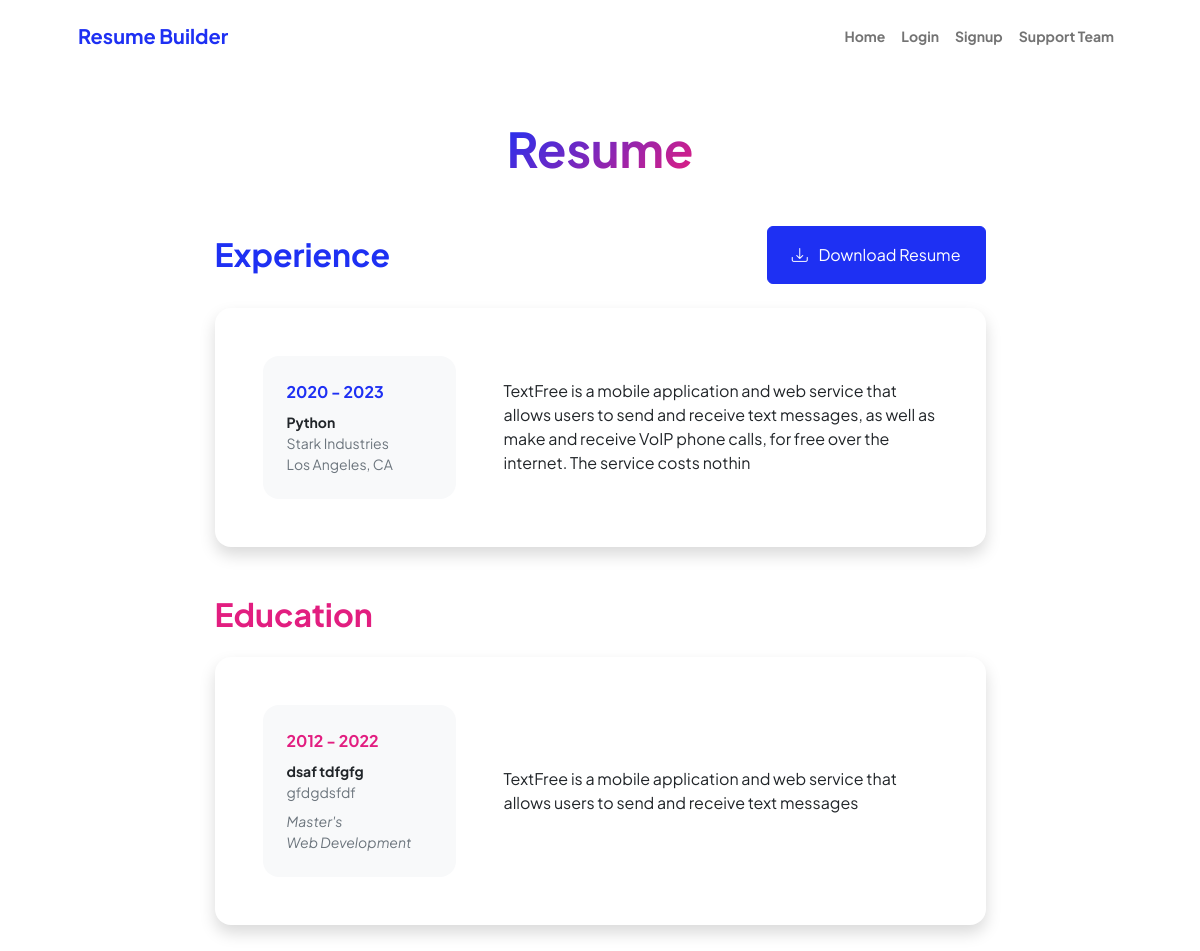
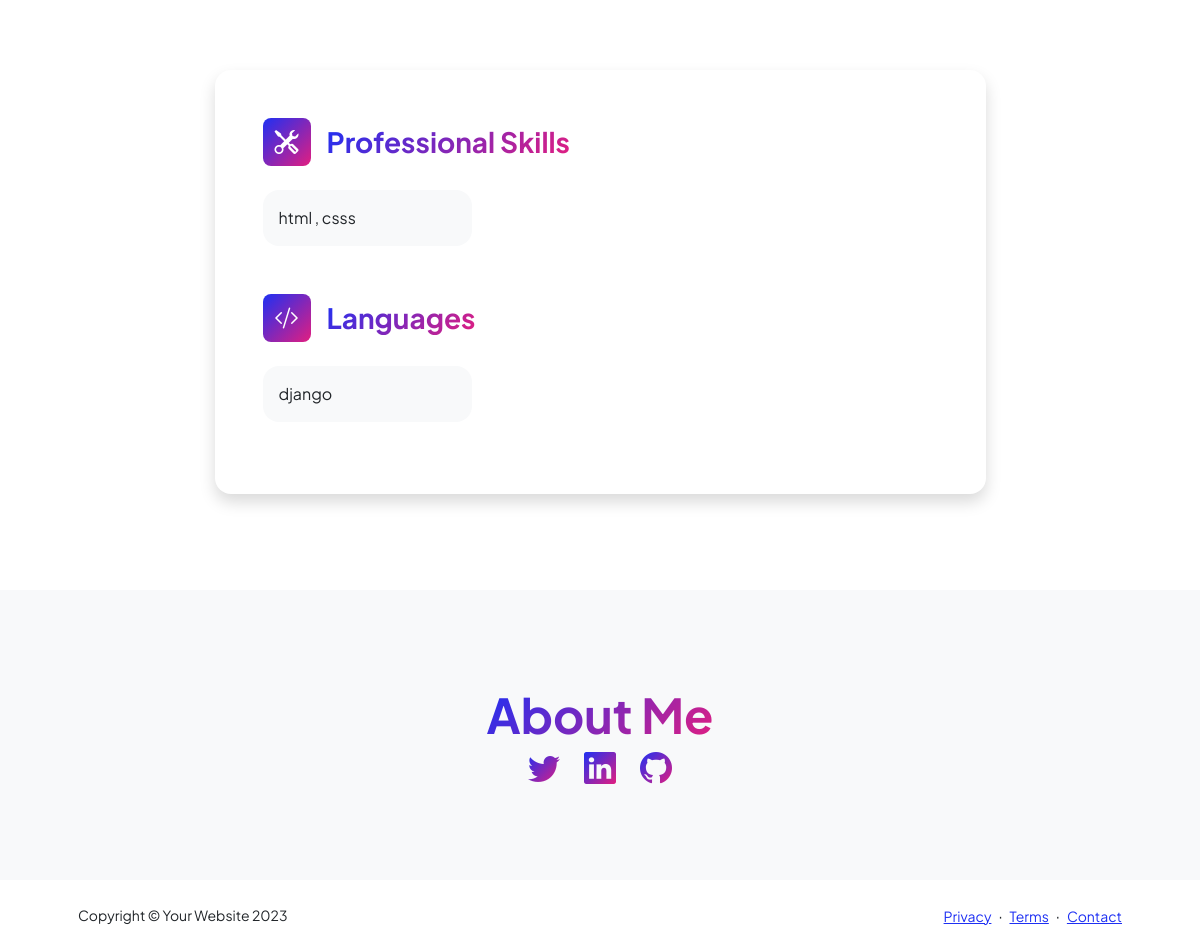
Page /resumes/ on the committed database (2 pictures, top to bottom).
### progarmmer/models.py (models this page shows, shortened)
class Resume(models.Model):
    experiencename = models.CharField(max_length=20)
    aboutexperience = models.TextField(max_length=200)
    startyear = models.DateField(default=timezone.now)
    endyear = models.DateField(default=timezone.now)
    nameinstitute = models.CharField(max_length=20)
    startyear_education = models.DateField(default=timezone.now)
    endyear_education = models.DateField(default=timezone.now)
    namecity = models.CharField(max_length=20, default='null')
    abuotinstitute = models.TextField(max_length=100)
    professional_skill = models.CharField(max_length=100)
    language = models.CharField(max_length=100)

### progarmmer/views.py (the view)
# urls.py: path('resumes/', ResumeView.as_view(), name='resume'),
class ResumeView(ListView):
    model = Resume
    template_name = 'Resume.html'

### templates/Resume.html (shortened to what this page needs)
{% extends "base.html" %}
{% load static %}
{% block content %}
<div class="container px-5 my-5">
    <div class="text-center mb-5">
        <h1 class="display-5 fw-bolder mb-0"><span class="text-gradient d-inline">Resume</span></h1>
    </div>
    {% if resume_list %}
    <div class="row gx-5 justify-content-center">
        <div class="col-lg-11 col-xl-9 col-xxl-8">
            <section>
                <div class="d-flex align-items-center justify-content-between mb-4">
                    <h2 class="text-primary fw-bolder mb-0">Experience</h2>
                    <a class="btn btn-primary px-4 py-3" href="#!">
                        <div class="d-inline-block bi bi-download me-2"></div>
                        Download Resume
                    </a>
                </div>
                <div class="card shadow border-0 rounded-4 mb-5">
                    {% for item in resume_list %}
                    <div class="card-body p-5">
                        <div class="row align-items-center gx-5">
                            <div class="col text-center text-lg-start mb-4 mb-lg-0">
                                <div class="bg-light p-4 rounded-4">
                                    <div class="text-primary fw-bolder mb-2">{{ item.startyear.year  }} - {{ item.endyear.year }}</div>
                                    <div class="small fw-bolder">{{ item.experiencename }}</div>
                                    <div class="small text-muted">Stark Industries</div>
                                    <div class="small text-muted">Los Angeles, CA</div>
                                </div>
                            </div>
                            <div class="col-lg-8"><div>{{ item.aboutexperience }}</div></div>
                        </div>
                    </div>
                    {% endfor %}
                </div>
            </section>
            <section>
                <h2 class="text-secondary fw-bolder mb-4">Education</h2>
                <div class="card shadow border-0 rounded-4 mb-5">
                    {% for item in resume_list %}
                    <div class="card-body p-5">
                        <div class="row align-items-center gx-5">
                            <div class="col text-center text-lg-start mb-4 mb-lg-0">
                                    <div class="bg-light p-4 rounded-4">
                                        <div class="text-secondary fw-bolder mb-2">{{ item.startyear_education.year }} - {{ item.endyear_education.year }}</div>
                                        <div class="mb-2">
                                            <div class="small fw-bolder">{{ item.nameinstitute }}</div>
                                            <div class="small text-muted">{{ item.namecity }}</div>
                                        </div>
                                        <div class="fst-italic">
                                            <div class="small text-muted">Master's</div>
                                            <div class="small text-muted">Web Development</div>
                                        </div>
                                    </div>
                                </div>
                                <div class="col-lg-8"><div>{{ item.abuotinstitute }}</div>
                            </div>
                        </div>
                    </div>
                    {% endfor %}
                </div>
            </section>
            <div class="pb-5"></div>
            <section>
                <div class="card shadow border-0 rounded-4 mb-5">
                    <div class="card-body p-5">
                        <div class="mb-5">
                            <div class="d-flex align-items-center mb-4">
                                <div class="feature bg-primary bg-gradient-primary-to-secondary text-white rounded-3 me-3"><i class="bi bi-tools"></i></div>
                                <h3 class="fw-bolder mb-0"><span class="text-gradient d-inline">Professional Skills</span></h3>
                            </div>
                            <div class="row row-cols-1 row-cols-md-3 mb-4">
                            {% for item in resume_list %}
                                <div class="col mb-4 mb-md-0"><div class="d-flex align-items-center bg-light rounded-4 p-3 h-100">{{ item.professional_skill }}</div></div>
                            {% endfor %}
                            </div>
                        </div>
                        <div class="mb-0">
                            <div class="d-flex align-items-center mb-4">
                                <div class="feature bg-primary bg-gradient-primary-to-secondary text-white rounded-3 me-3"><i class="bi bi-code-slash"></i></div>
                                <h3 class="fw-bolder mb-0"><span class="text-gradient d-inline">Languages</span></h3>
                            </div>
                            <div class="row row-cols-1 row-cols-md-3 mb-4">
                            {% for item in resume_list %}
                                <div class="col mb-4 mb-md-0"><div class="d-flex align-items-center bg-light rounded-4 p-3 h-100">{{ item.language }}</div></div>
                            {% endfor %}
                            </div>
                        </div>
                    </div>
                </div>
            </section>
        </div>
    </div>
    {% endif %}
</div>
{% endblock content %}

### templates/base.html (shortened to what this page needs)
{% load static %}
<head>
    <link href="https://cdn.jsdelivr.net/npm/bootstrap-icons@1.8.1/font/bootstrap-icons.css" rel="stylesheet" />
    <link href="{% static "css/styles.css" %}" rel="stylesheet" />
</head>
<nav class="navbar navbar-expand-lg navbar-light bg-white py-3">
    <div class="container px-5">
        <a class="navbar-brand" href="index.html"><span class="fw-bolder text-primary">Resume Builder</span></a>
        <div class="collapse navbar-collapse" id="navbarSupportedContent">
            <ul class="navbar-nav ms-auto mb-2 mb-lg-0 small fw-bolder">
                <li class="nav-item"><a class="nav-link" href="{% url 'home' %}">Home</a></li>
                {% if user.is_authenticated %}
                <li class="nav-item"><a class="nav-link" href="{% url 'resume' %}">Resume</a></li>
                <li class="nav-item"><a class="nav-link" href="{% url 'new_resume' %}">+Resume-New</a></li>
                <li class="nav-item"><a class="nav-link" href="{% url 'project' %}">Projects</a></li>
                <li class="nav-item"><a class="nav-link" href="{% url 'new_project' %}">+Project-New</a></li>
                <li class="nav-item"><a class="nav-link" href="{% url 'logout' %}">Logout</a></li>
                {% else %}
                <li class="nav-item"><a class="nav-link" href="{% url 'login' %}">Login</a></li>
                <li class="nav-item"><a class="nav-link" href="{% url 'signup' %}">Signup</a></li>
                <li class="nav-item"><a class="nav-link" href="{% url 'contact'%}">Support Team</a></li>
                {% endif %}
            </ul>
        </div>
    </div>
</nav>
{% block content %}
{% endblock content %}
<section class="bg-light py-5">
    <div class="container px-5">
        <div class="row gx-5 justify-content-center">
            <div class="col-xxl-8">
                <div class="text-center my-5">
                    <h2 class="display-5 fw-bolder"><span class="text-gradient d-inline">About Me</span></h2>
                    <div class="d-flex justify-content-center fs-2 gap-4">
                        <a class="text-gradient" href="#!"><i class="bi bi-twitter"></i></a>
                        <a class="text-gradient" href="#!"><i class="bi bi-linkedin"></i></a>
                        <a class="text-gradient" href="#!"><i class="bi bi-github"></i></a>
                    </div>
                </div>
            </div>
        </div>
    </div>
</section>
<footer class="bg-white py-4 mt-auto">
    <div class="container px-5">
        <div class="row align-items-center justify-content-between flex-column flex-sm-row">
            <div class="col-auto"><div class="small m-0">Copyright &copy; Your Website 2023</div></div>
            <div class="col-auto">
                <a class="small" href="#!">Privacy</a>
                <span class="mx-1">&middot;</span>
                <a class="small" href="#!">Terms</a>
                <span class="mx-1">&middot;</span>
                <a class="small" href="#!">Contact</a>
            </div>
        </div>
    </div>
</footer>
</body>
</html>

### rows in the picture
Resume: startyear.year "2020", endyear.year "2023", experiencename "Python", aboutexperience "TextFree is a mobile application and web service that allows users to send and receive text messages, as well as make and receive VoIP phone calls, for free over the internet. The service costs nothin", startyear_education.year "2012", endyear_education.year "2022", nameinstitute "dsaf tdfgfg", namecity "gfdgdsfdf", abuotinstitute "TextFree is a mobile application and web service that allows users to send and receive text messages", professional_skill "html , csss", language "django"
